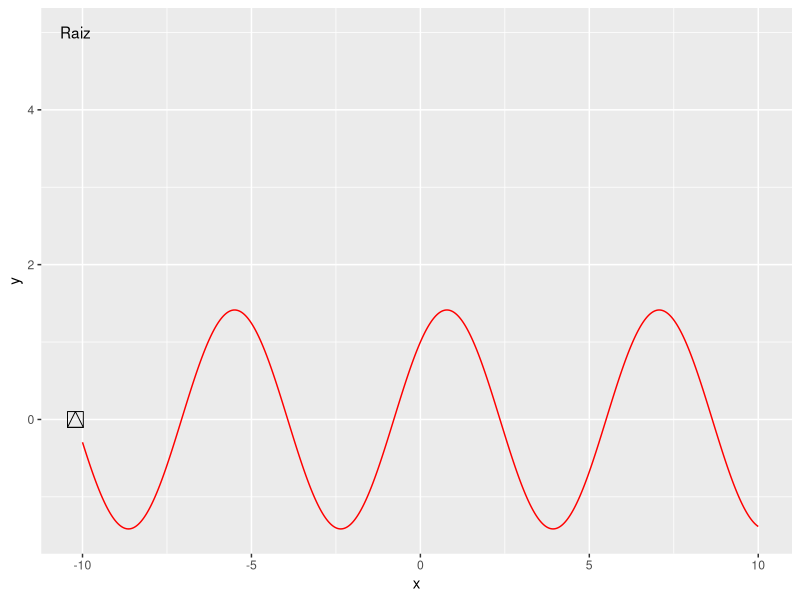

Generate this figure with R:
#__________________________________________________
#-------------NEWTON RAPSON------------------------
#__________________________________________________


# METODO NEWTON RAPSON 

#Este metodo consiste en sacar la derivada desde un punto y 
#comparar si la derivada es mejor que el punto inicial y ir sustituyendo 
#y repetir el proceso con el nuevo resultado encontrado hasta que 
#sea el mejor encontrado en donde se encuentra la raiz .

##NEWTONPROFE.R
##REVISION 17-10-2020 NEWTON RAPSON

library(ggplot2)

newton <- function(Fx,df,p_0,maxiter=50,tol=1.0e-6)
{
  i <- 1                # se inicializa el contador
  while(i <= maxiter)
  {
    p <- p_0 - (Fx(p_0)/df(p_0)) # se calcula p
    if(abs(p - p_0) < tol)
    {
      return(p)          # regresa el valor de p
      break              # termina el ciclo
    }else
    {
      i <- i + 1        # aumento de contador
      p_0 <- p          # se redefine p_0
    }
  }
}

#_________________________________________________________
#---------------------IMPLEMENTACION----------------------
#_________________________________________________________

### DESVENTAJA LINEA 9 DIVISION ENTRE CERO 
## SE PUEDE X SALIR DEL RANGO A SALIRSE DE INTERVALO DEL 
##   QUE SE ESTA EVALUANDO

### SE DEFINIRA EL ESPACIO DE BUSQUEDA TOMESE COMO EJEMPLO 

fx <- function(x){return(cos(x) + sin(x))}

## esta parte es entrada
# y definida por el problema 

dfx <- function(x){return((-sin(x))+cos(x))}

# se define el espacio de busqueda 

a<- 10
b <- -10                        ## se estan definiendo los intervalos en donde se buscara la raiz
steps <- 0.01
x <- seq(b,a,steps)
y <- c()

for(i in seq_along(x)){y[i] <- fx(x[i])}

p_0 <- -10                    # punto inicial
raiz <- newton(fx,dfx,p_0)   #obtencion de la raiz

#Encontrar multiples raices
#raiz1<- newton(fx,dfx, 0)

df <- data.frame(x,y)

#Graficacion 

ggplot(data= df, mapping=aes(x=x,y=y))+
  geom_line(color="red")+
  annotate(geom="text", x=raiz, y=5, label="Raiz")+
  annotate(geom="point",x=raiz,y=0,size=5, shape=14, fill="transparent")#+

### para encontar multiples raices solo quitese # y tambien el comentario anterior [#+] solodejse + 
# si no nograficara doble y dara error 
#annotate(geom="text", x=raiz1, y=5, label="Raiz1")+
#annotate(geom="point",x=raiz1,y=0,size=5, shape=14, fill="transparent")
